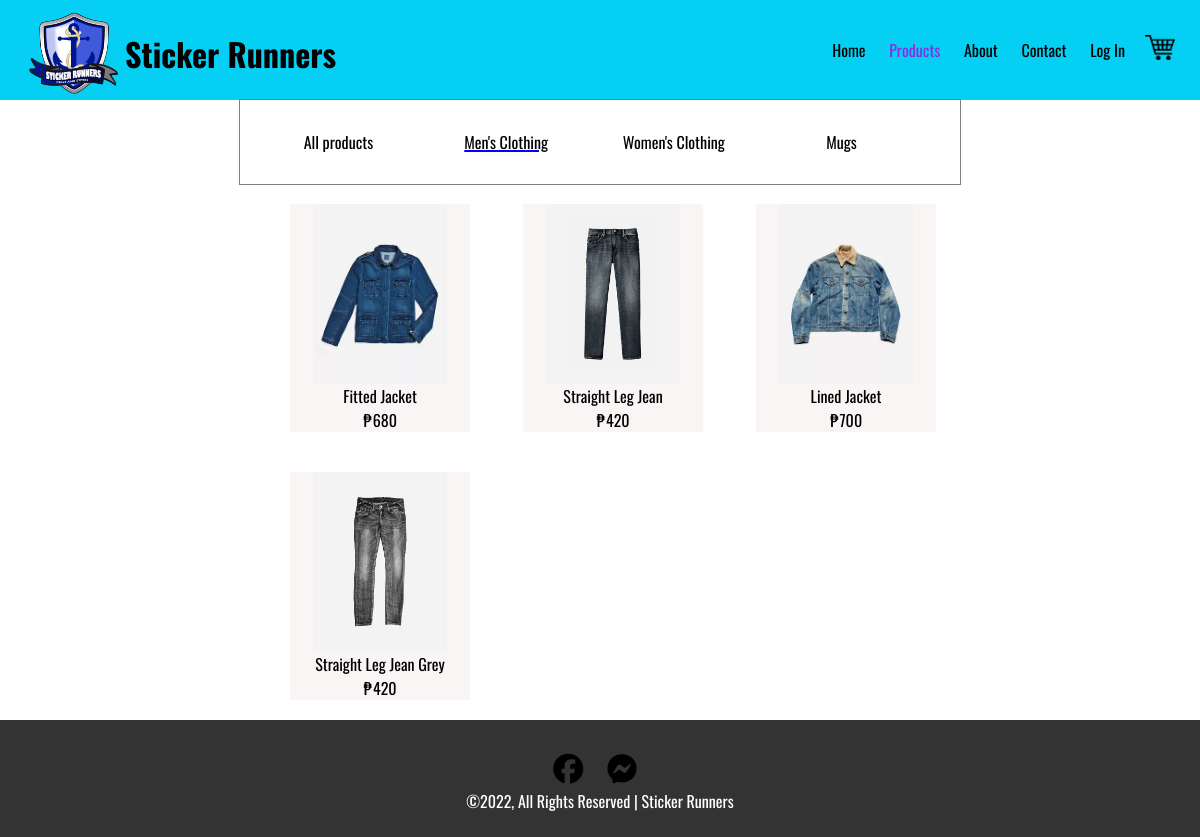
Screenshot of /menprod.php with the database file from the repository.
### tables this page shows
CREATE TABLE `item` (
  `prodID` int(11) NOT NULL,
  `category` varchar(100) NOT NULL,
  `price` int(11) NOT NULL,
  `size` varchar(255) NOT NULL,
  `description` text NOT NULL,
  `itemName` varchar(100) NOT NULL,
  `picture` varchar(100) NOT NULL
);

### menprod.php (the view, shortened to what this page needs)
<!DOCTYPE html>
<html lang="en">
<head>
    <link rel="stylesheet" href="menprodstyle.css">
</head>
<body>
    <div class="top">
        <div class="navbar">
            <div class="logo">
                <img src="image/logo.png" alt="" width="100px">
                <h1> Sticker Runners</h1>
            </div>
            <nav>
                <ul>
                    <li id="home"><a href="index.php">Home</a></li>
                    <li id="products"><a href="">Products</a></li>
                    <li id="about"><a href="about.php">About</a></li>
                    <li id="contact"><a href="contact.php">Contact</a></li>
                    <li id="account"><a href="signin.php">Log In</a></li>
                </ul>
            </nav>
            <a href="cart.html"><img id="cart" src="image/cart.png" width="30px" heigh="30px"></a>
        </div>
    </div>
    <div class="mid">
        <div class="categories">
            <nav>
                <ul>
                    <li id="all"><a href="product.php"> All products </a></li>
                    <li id="men"><a href="">Men's Clothing</a></li>
                    <li id="women"><a href="womenprod.php">Women's Clothing</a></li>
                    <li id="mug"><a href="mugprod.php">Mugs</a></li>
                </ul>
            </nav>
        </div>
        <?php
	include("includes/database.php");
			$query=mySQLi_query($con,"SELECT * from item WHERE category='men'");
			while($row=mySQLi_fetch_array($query)){
                $id = $row['prodID'];
                $price = $row['price'];
                $itemName = $row['itemName'];
                $picture = $row['picture'];
?>
        <div class="column">
            <div class="box">
                <div class="item">
                    <a href="item.php?id=<?php echo $id; ?>"><img src=<?php echo $picture ?>></a>
                    <p><?php echo $itemName ?></p>
                    <p>&#8369;<?php echo $price ?></p>
                </div>
            </div>
        </div>
        <?php }?>
    </div>
    <div class="footer">
        <br>
        <div class="icon">
            <a href="https://www.facebook.com/stickerrunners2020"><i class="fa-brands fa-facebook"></i></a>
            <a href="https://www.facebook.com/messages/t/110401353888420"><i class="fa-brands fa-facebook-messenger"></i></a>
            <p>©2022, All Rights Reserved | Sticker Runners</p>
            <br>
        </div>
    </div>
</body>
</html>

### menprodstyle.css (style rules this page uses)
* { padding: 0; margin: 0; box-sizing: border-box; }
body { font-family: 'Oswald', sans-serif; }
.top { background-color: rgb(5, 207, 243); margin-bottom: 0; padding-bottom: 0; }
.navbar { display: flex; align-items: center; max-width: 1300vp; margin: auto; padding-left: 25px; padding-right: 25px; }
.logo h1 { float: left; padding-top: 30px; text-align: left; }
.logo img { float: left; }
nav { flex: 1; text-align: right; }
nav ul { list-style-type: none; }
nav ul li { display: inline-block; margin-right: 20px; }
a { text-decoration: none; color: black; }
#products a { color: blueviolet; }
.mid { margin: 0 20%; }
.categories { outline: 1px solid grey; }
.categories nav { flex: 1; text-align: center; padding: 30px 0; }
.categories nav ul { list-style-type: none; }
.categories nav ul li { display: inline-block; margin-right: 20px; width: 20%; }
#men a { text-decoration: underline 2px blue; }
.box { background-color: #f8f2f2c4; height: 250vp; margin: 20px 3px; margin-left: 50px; width: 25%; float: left; }
.item { max-height: 180vp; height: 180vp; max-width: 250vp; width: 180vp; margin: 20vp; margin-left: 51vp; position: block; }
.column img { max-width: 180px; max-height: 180px ; display: block; margin-left: auto; margin-right: auto; }
.column p { align-items: center; text-align: center; }
.footer { clear: both; background: rgb(51, 51, 51); color: white; display: flex; align-items: center; justify-content: center; flex-direction: column; }
.icon a { font-size: 30px; margin: 10px; }

### rows the page displays
item: picture (picture), itemName "Fitted Jacket", price "680"
item: picture (picture), itemName "Straight Leg Jean", price "420"
item: picture (picture), itemName "Lined Jacket", price "700"
item: picture (picture), itemName "Straight Leg Jean Grey", price "420"
